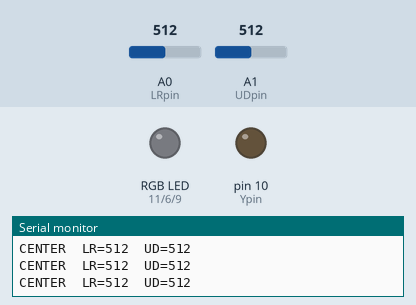
Simulated run of this sketch. Board: Arduino Uno, built with avr-gcc and run on an emulated ATmega328P. On the bench: an RGB LED mixed from three pins (HIGH = lit), output pins drawn as LEDs (lit = HIGH), the last lines printed to the serial monitor. Inputs (shaded band) come from the test bench; at power-on: A0 (LRpin) = 512, A1 (UDpin) = 512. Dim RGB values are drawn brighter than linear.

Above: at 1.2 s.
1.3 s: A0 (LRpin) set to 716
At 2.3 s:
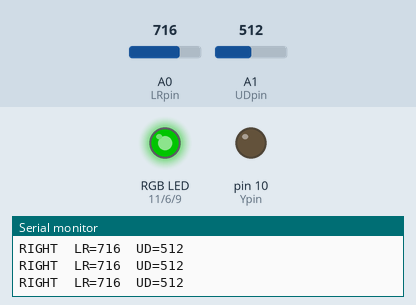
2.8 s: A1 (UDpin) set to 716
At 3.6 s:
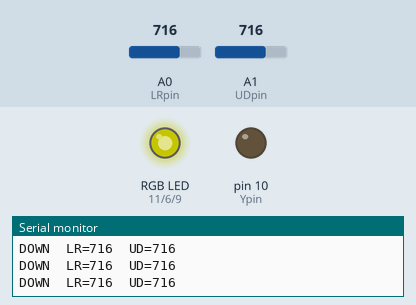
4.3 s: A0 (LRpin) set to 900
At 5.5 s:
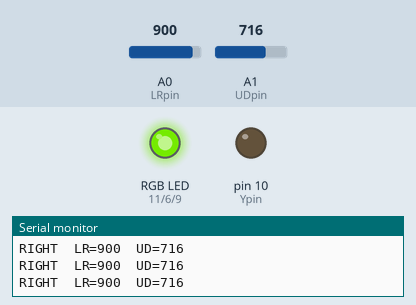
5.8 s: A1 (UDpin) set to 1023
At 7.0 s:
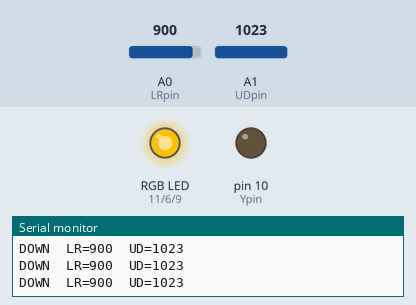
7.3 s: A1 (UDpin) set to 900
At 8.3 s:
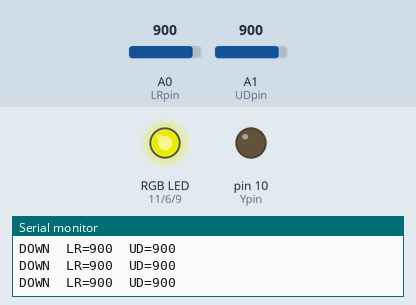
8.8 s: A0 (LRpin) set to 1023
At 9.1 s:
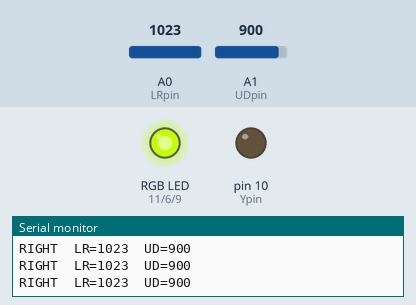
Timing chart, 0 to 11.3 s (numbered marks = the images above; inputs shaded):
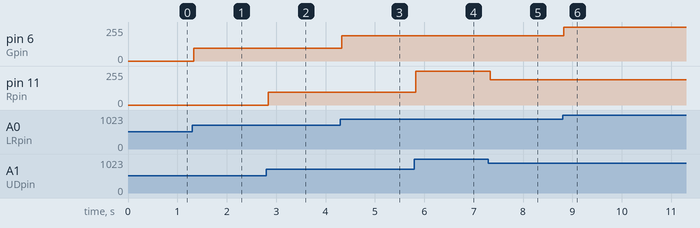

The sketch:

Lab_E02_Code_1.ino
```cpp
  const int LRpin = A0;                                   // analog pin A0 as left-right axis input pin
  const int UDpin = A1;                                   // analog pin A1 as up-down axis input pin

  int LR;                                                 // to store the current left-right analog reading
  int UD;                                                 // to store the current up-down analog reading

  int LR_neutral;                                         // to store the current left-right neutral/center value
  int UD_neutral;                                         // to store the current up-down neutral/center value

  // ~ = PWM register - Pulse Width Modulation registers
  const int Rpin = 11;                                    // red LED output pin as pin 11
  const int Ypin = 10;                                    // yellow LED output pin as pin 10
  const int Gpin = 6;                                     // green LED output pin as pin 6
  const int Bpin = 9;                                     // blue LED output pin as pin 9

  int R;                                                  // R to store the brightness for red LED
  int Y;                                                  // Y to store the brightness for yellow LED
  int G;                                                  // G to store the brightness for green LED
  int B;                                                  // B to store the brightness for blue LED

  const int deadzone = 20;                                // neutral zone in the center to ignore movement of joystick

  void setup() {
    Serial.begin(9600);                                   // default serial communication speed 9600 bits per second

    LR_neutral = analogRead(LRpin);                       // read the first left-right value as center
    UD_neutral = analogRead(UDpin);                       // read the first up-down value as center
  }

  void loop() {
    LR = analogRead(LRpin);                               // read the current joystick value from left-right
    UD = analogRead(UDpin);                               // read the current joystick value from up-down

    int dx = LR - LR_neutral;                             // calculate the distance of left-right from center
    int dy = UD - UD_neutral;                             // calculate the distance of up-down from center

    const char* dir = "CENTER";                           // create a text vatiable for direction; by default = CENTER

    if (abs(dx) <= deadzone && abs(dy) <= deadzone) {     // if both close to center
      dir = "CENTER";                                     // direction is CENTER
    } else if (abs(dx) > abs(dy)) {                       // if horizontal is larger than vertical distance
      dir = (dx > 0) ? "RIGHT" : "LEFT";                  // if dx is positive - RIGHT, else - LEFT
    } else {                                              // otherwise vertical distance is larger
      dir = (dy > 0) ? "DOWN" : "UP";                     // if dy is positive - DOWN, else - UP
    }

    Serial.print(dir);                                    // print direction
    Serial.print("  LR=");                                // print label for left-right value
    Serial.print(LR);                                     // print the left-right analog value
    Serial.print("  UD=");                                // print label for up-down value
    Serial.println(UD);                                   // print the up-down analog value

    // ADC (Analog-to-Digital Converter) reads values from 0 to 1023
    // PWM (Pulse Width Modulation) controls brightness from 0 to 255
    if (UD >= UD_neutral + deadzone) {                    // if joystick is below center and beyond deadzone
      B = 0;                                              // turn blue LED off
      R = map(UD, UD_neutral + deadzone, 1023, 0, 255);   // increase red LED brightness as joystick moves down
    } else if (UD <= UD_neutral - deadzone) {             // if joystick is above center and beyond deadzone
      R = 0;                                              // turn red LED off
      B = map(UD, UD_neutral - deadzone, 0, 0, 255);      // increase blue LED brightness as joystick moves up
    } else {                                              // if its center with the deadzone
      R = 0;                                              // turn red LED off
      B = 0;                                              // turn blue LED off
    }

    if (LR >= LR_neutral + deadzone) {                    // if joystick is right and beyond deadzone
      Y = 0;                                              // turn yellow LED off
      G = map(LR, LR_neutral + deadzone, 1023, 0, 255);   // increase green LED brightness as joystick moves right
    } else if (LR <= LR_neutral - deadzone) {             // if joystick is left and beyond deadzone
      G = 0;                                              // turn green LED off
      Y = map(LR, LR_neutral - deadzone, 0, 0, 255);      // increase yellow LED brightness as joystick moves left
    } else {                                              // if its center with the deadzone
      G = 0;                                              // turn green LED off
      Y = 0;                                              // turn yellow LED off
    }

    analogWrite(Rpin, R);                                 // output to red LED pin with brightness R
    analogWrite(Ypin, Y);                                 // output to yellow LED pin with brightness Y
    analogWrite(Bpin, B);                                 // output to blue LED pin with brightness B
    analogWrite(Gpin, G);                                 // output to green LED pin with brightness G
  }
```

Measured:
- after the input at 1.3 s, pin 6 (Gpin): 0/255 → 95/255 at once
- after the input at 2.8 s, pin 11 (Rpin): 0/255 → 95/255 at once
- after the input at 4.3 s, pin 6 (Gpin): 95/255 → 191/255 at once
- after the input at 5.8 s, pin 11 (Rpin): 95/255 → 255/255 at once
- after the input at 7.3 s, pin 11 (Rpin): 255/255 → 191/255 at once
- after the input at 8.8 s, pin 6 (Gpin): 191/255 → 255/255 at once
